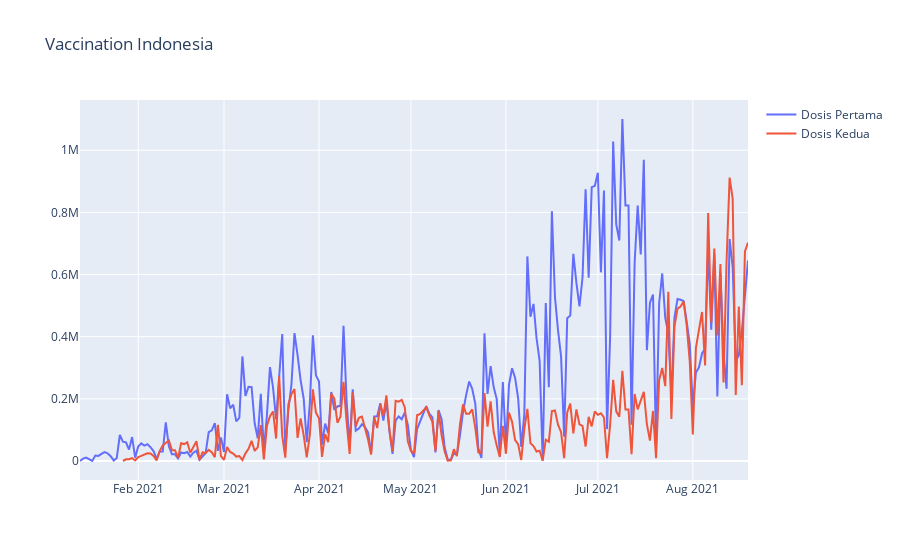

Write notebook code for a chart like this one.
### Code cell
line_stat = []
line_stat.append(go.Scatter(x=df_vaccine.tanggal, y=df_vaccine['Dosis pertama (harian)'], name="Dosis Pertama", mode='lines'))
line_stat.append(go.Scatter(x=df_vaccine.tanggal, y=df_vaccine['Dosis kedua (harian)'], name="Dosis Kedua", mode='lines'))


fig = go.Figure(data=line_stat)
fig.update_layout(title_text="Vaccination Indonesia")
fig.show()

### Figure 1 — Plotly figure (JSON) as saved in the notebook; plotly's stock layout.template omitted (floating-point values rounded to 4 significant figures; data arrays with more than 128 entries replaced by an {"elided": "..."} marker saying what was removed)
{"data": [{"mode": "lines", "name": "Dosis Pertama", "type": "scatter", "x": {"elided": "219 str values"}, "y": {"elided": "219 float values"}}, {"mode": "lines", "name": "Dosis Kedua", "type": "scatter", "x": {"elided": "219 str values"}, "y": {"elided": "219 float values"}}], "layout": {"title": {"text": "Vaccination Indonesia"}}}
